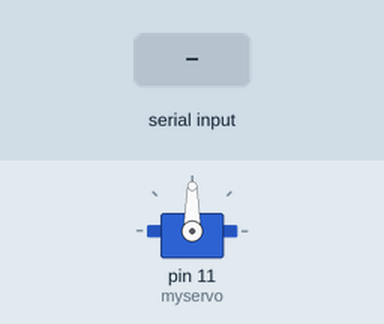
The sketch below on a simulated Arduino Uno, built with avr-gcc and run on an emulated ATmega328P. Parts: servo. The inputs (shaded band) are chosen by the test bench. What the sketch prints to the serial monitor is not drawn.

Above: at 1.2 s.
1.3 s: "30,150\n" received over Serial
At 2.5 s:
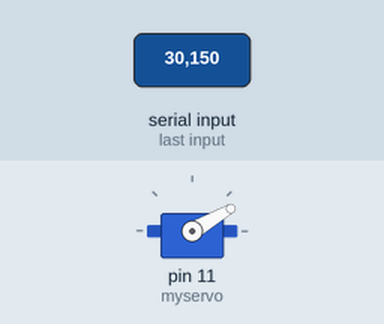
2.8 s: "5\n" received over Serial
At 3.6 s:
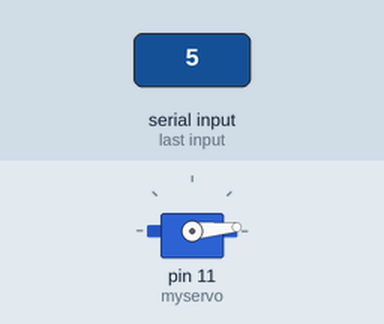
4.3 s: "200\n" received over Serial
At 4.8 s:
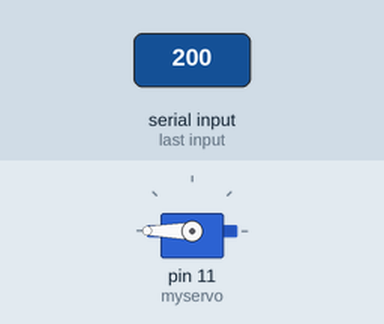
5.8 s: "90,45\n" received over Serial
At 6.1 s:
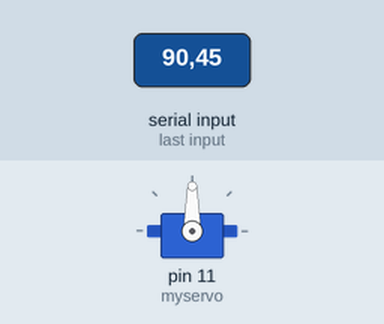
Timing chart, 0 to 8.3 s (numbered marks = the images above; inputs shaded):
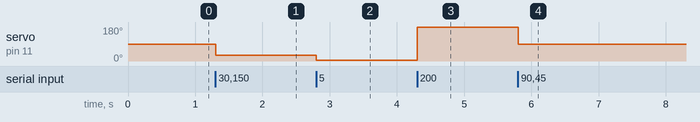

The sketch:

22.10.14_B.ino
```cpp
#include <Servo.h>
#define OUTPUT_PIN 11
const int DELAY_MS = 20;
int inputVal;

Servo myservo;

int value = 0; //starting value servo position

void setup() {
  Serial.begin(9600);
  myservo.attach(11);
}

void loop() {
  // Check to see if there is any incoming serial data
  if (Serial.available() > 0) {
    //read string until the end of the line
    String rcvdSerialData = Serial.readStringUntil('\n');
      value = rcvdSerialData.toInt();
      Serial.print("Data received:" + value);
      myservo.write(value);
      //analogWrite(OUTPUT_PIN, rcvdSerialData.toInt());
      delay(DELAY_MS);
  }
}
```

Measured:
- after the input at 1.3 s, servo on pin 11 (myservo): 90° → 30° at once
- after the input at 2.8 s, servo on pin 11 (myservo): 30° → 5° at once
- after the input at 4.3 s, servo on pin 11 (myservo): 5° → 180° at once
- after the input at 5.8 s, servo on pin 11 (myservo): 180° → 90° at once
